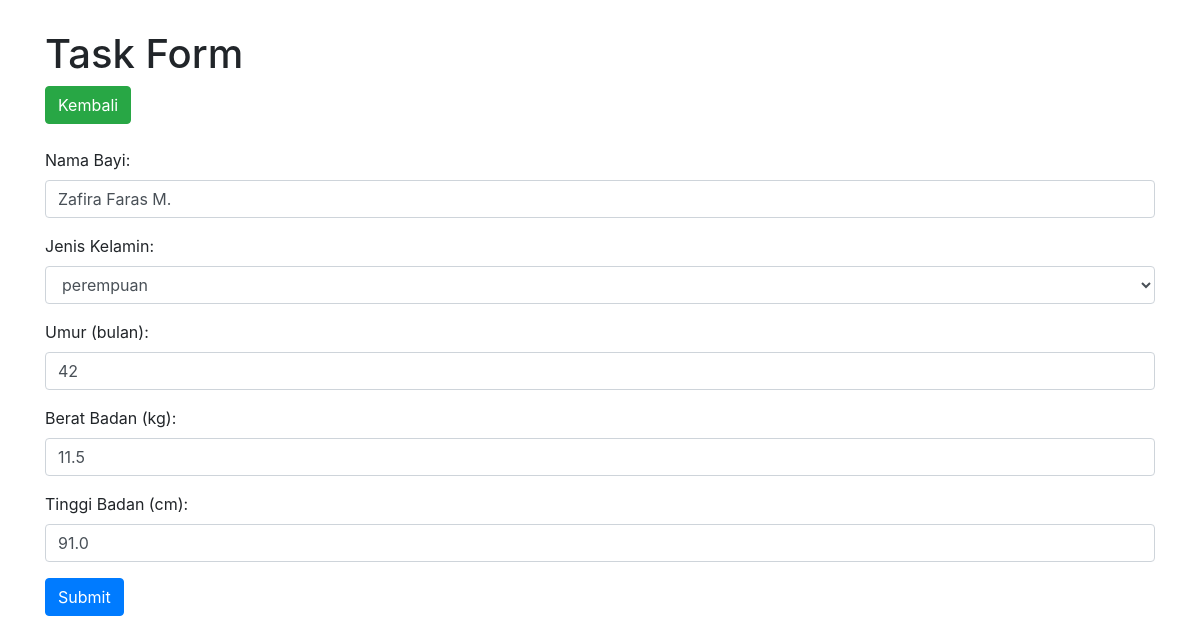
Page /update/4 on the committed database.
### gizibayi/models.py (models this page shows)
class Bayi(models.Model):
  class BayiStatus(models.TextChoices):
    TODO = 'todo', _('Todo')
    IN_PROGRESS =  'in_progress', _('In Progress')
    CLOSED = 'closed', _('Closed')
  gender = (
    ('x', 'laki-laki'),
    ('y', 'perempuan'),
    )
  nama_bayi = models.CharField(max_length=100)
  jenis_kelamin = models.CharField(max_length=60, blank=True, default='',choices=gender,verbose_name="gender")
  umur = models.IntegerField()
  berat_badan = models.FloatField()
  tinggi_badan = models.FloatField()
  class Meta:
    db_table = 'bayis'

### gizibayi/views.py (the view)
# urls.py: path('update/<int:bayi_id>', update_view, name='update'),
def update_view(request, bayi_id):
    try:
        task = Bayi.objects.get(pk=bayi_id)
    except Bayi.DoesNotExist:
        raise Http404("Task tidak ditemukan.")
    if request.method == 'POST':
        form = BayiForm(request.POST, instance=task)
        if form.is_valid():
            form.save()
            messages.success(request, 'Sukses Mengubah Task.')
            return redirect('gizibayi:home')
    else:
        form = BayiForm(instance=task)
    return render(request, 'gizibayi/form.html', {'form': form})

### gizibayi/forms.py
class BayiForm(ModelForm):
    class Meta:
        model = Bayi
        fields = ('nama_bayi', 'jenis_kelamin', 'umur', 'berat_badan', 'tinggi_badan')
        labels = {
            'nama_bayi': _('Nama Bayi'),
            'jenis_kelamin': _('Jenis Kelamin'),
            'umur': _('Umur (bulan)'),
            'berat_badan': _('Berat Badan (kg)'),
            'tinggi_badan': _('Tinggi Badan (cm)')
        }
        error_messages = {
            'nama_bayi': {
                'required': _("Nama bayi harus diisi."),
            },
            'jenis_kelamin': {
                'required': _("Jenis Kelamin harus diisi."),
            },
            'umur': {
                'required': _("Umur harus diisi."),
            },
            'berat_badan': {
                'required': _("Berat Badan harus diisi."),
            },
            'tinggi_badan': {
                'required': _("Tinggi Badan harus diisi."),
            },
        }

### gizibayi/templates/gizibayi/form.html (shortened to what this page needs)
<!doctype html>
<html lang="en">
  <head>
    <link rel="stylesheet" href="https://maxcdn.bootstrapcdn.com/bootstrap/4.0.0/css/bootstrap.min.css">
  </head>
  <body>
    <div class="container">
      <h1>Task Form</h1>
      <div>
        <a href="{% url 'gizibayi:home' %}" class="btn btn-success">Kembali</a>
      </div>
      <br>
      <div>
        {% load widget_tweaks %}
        <form method="post" novalidate>
          {% for field in form.visible_fields %}
            <div class="form-group">
              {{ field.label_tag }}
              {% if form.is_bound %}
                {% if field.errors %}
                  {% render_field field class="form-control is-invalid" %}
                  {% for error in field.errors %}
                    <div class="invalid-feedback">
                      {{ error }}
                    </div>
                  {% endfor %}
                {% else %}
                  {% render_field field class="form-control is-valid" %}
                {% endif %}
              {% else %}
                {% render_field field class="form-control" %}
              {% endif %}
            </div>
          {% endfor %}
          <button type="submit" class="btn btn-primary">Submit</button>
        </form>
      </div>
  </div>
  </body>
</html>

### gizibayi/templates/gizibayi/form.html (style rules this page uses)
body { margin-top: 30px; }

### rows in the picture
Bayi: nama_bayi "Zafira Faras M." "perempuan" "42" "11.5" "91.0"

### other values in the picture
{{ field.label_tag }} "Nama Bayi:" "Jenis Kelamin:" "Umur (bulan):" "Berat Badan (kg):" "Tinggi Badan (cm):"
